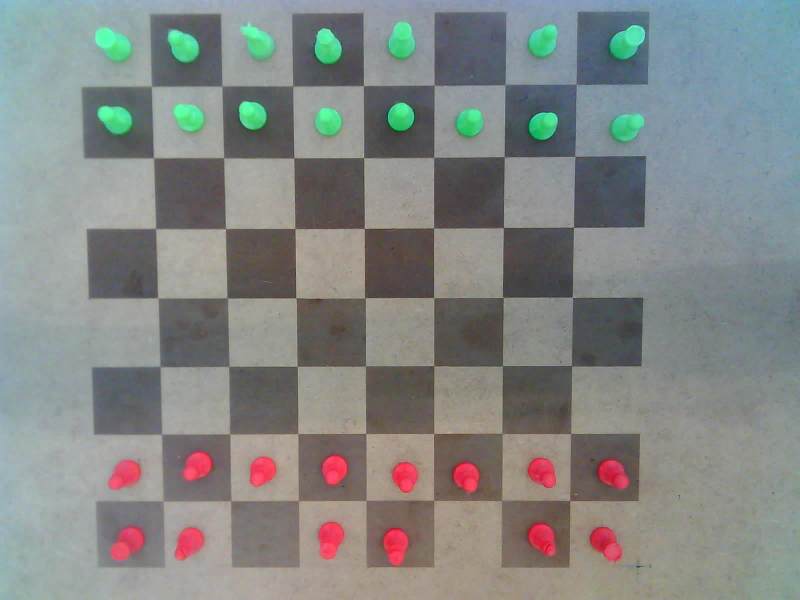
#> input picture chess.jpg, 1600 x 1200 px (shown at 1/2 size); its folder holds 5 pictures in this run
$ python -i computervision.py   (imports and definitions only)
#> lines starting #> are read from the running program, lines starting #| are printed output that depends on the picture
import numpy as np
import cv2
import numpy as np
from math import floor
import imutils
import os

"""lower_green = np.array([36, 60, 60])
upper_green = np.array([86, 255, 255])
"""
lower_red = np.array([0, 60, 60])
upper_red = np.array([10, 255, 255])

lower_red2 = np.array([170, 60, 60])
upper_red2 = np.array([180, 255, 255])

lower_green = np.array([50, 60, 60])
upper_green = np.array([70, 255, 255])

"""lower_red = np.array([0, 100, 100])
upper_red = np.array([10, 255, 255])"""

def try_range(square):
    global res
    hsv = cv2.cvtColor(square, cv2.COLOR_BGR2HSV)

    mask_green =  cv2.inRange(hsv, lower_green, upper_green)
    hasGreen = np.sum(mask_green)

    mask_red =  cv2.inRange(hsv, lower_red, upper_red)
    hasRed = np.sum(mask_red)

    mask_red2 =  cv2.inRange(hsv, lower_red2, upper_red2)
    hasRed2 = np.sum(mask_red2)

    if hasGreen > 750 or hasRed > 500 or hasRed2 > 500:
        res += "x"
    else:
        res += '.'

def get_move_from_player():
    cropXBegin = 60
    cropXEnd = 76
    cropYTop = 22
    cropYBottom = 36
    nline = 7
    ncol = 7

    img = cv2.imread("./chess.jpg")
#> img is the input picture: shape (1200, 1600, 3); mean B, G, R 132.7, 134.8, 131.5
    img = imutils.rotate_bound(img, -3)
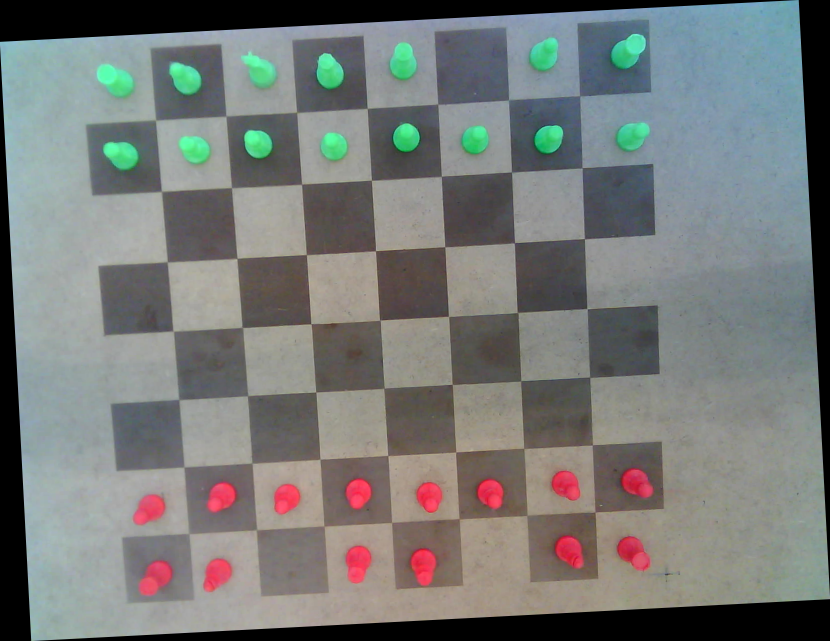
#> img: shape (1282, 1660, 3) (shown at 1/2 size); mean B, G, R 119.8, 121.6, 118.7
    img = img[cropYTop:img.shape[0] - cropYBottom, cropXBegin:img.shape[1] - cropXEnd, :]
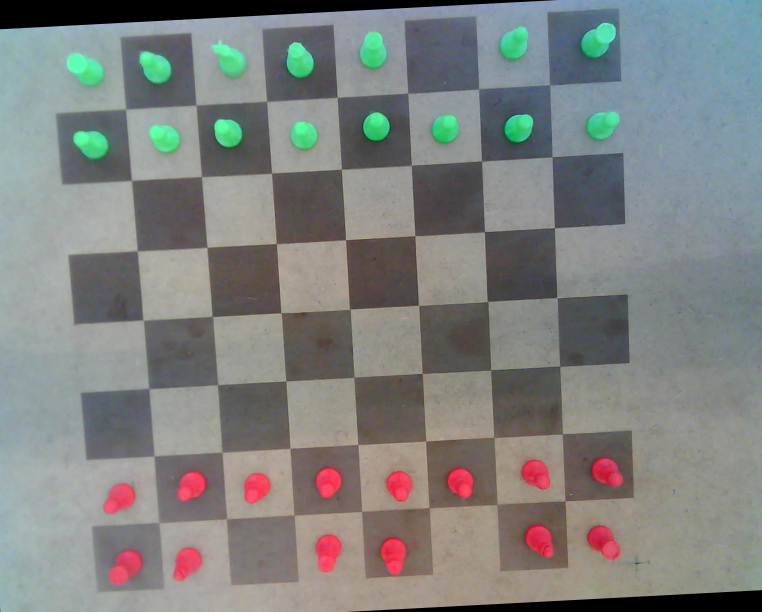
#> img: shape (1224, 1524, 3) (shown at 1/2 size); mean B, G, R 127.5, 129.7, 127.5
    img = cv2.rotate(img, cv2.ROTATE_180)
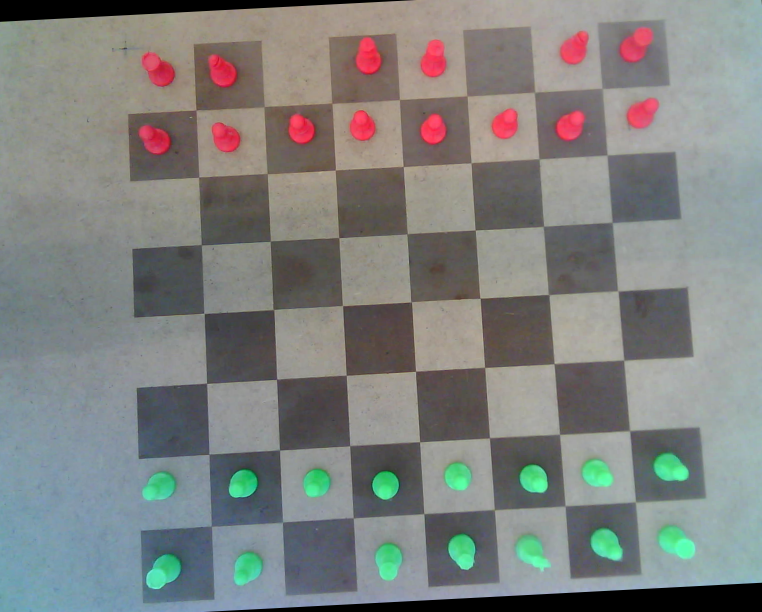
#> img: shape (1224, 1524, 3) (shown at 1/2 size); mean B, G, R 127.5, 129.7, 127.5

    criteria = (cv2.TERM_CRITERIA_EPS + cv2.TERM_CRITERIA_MAX_ITER, 30, 0.001)

    gray = cv2.cvtColor(img, cv2.COLOR_BGR2GRAY)
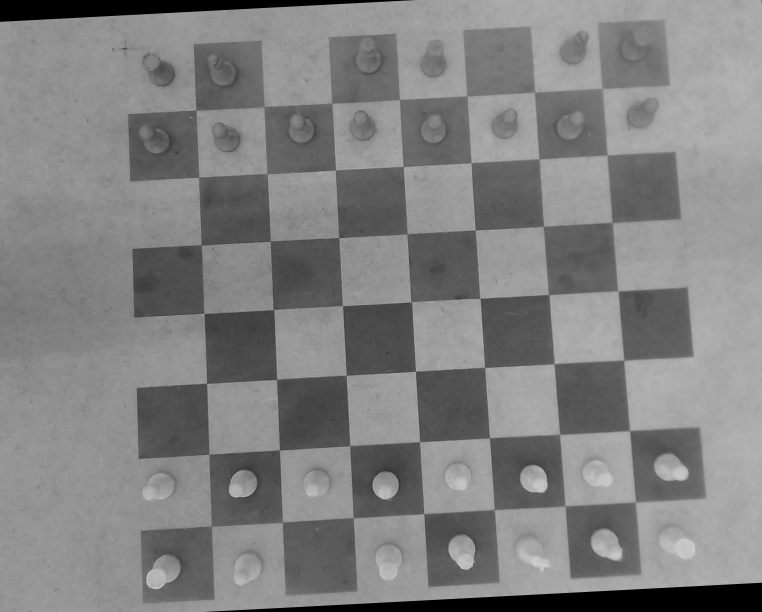
#> gray: shape (1224, 1524) (shown at 1/2 size); min 0, max 213, mean 128.8

    board = img

    x_list = []
    y_list = []

    if os.path.exists('./square_indices.txt'):
        with open('./square_indices.txt', 'r') as f:
#> (reads square_indices.txt from the repository)
                is_x = True
                for line in f:
                    coord = line[:-1]
                    if is_x:
                        x_list.append(int(coord))
                    else:
                        y_list.append(int(coord))
                    is_x = not is_x
    else:
        ret, corners = cv2.findChessboardCorners(gray, (nline, ncol), None)
        corners2 = cv2.cornerSubPix(gray, corners, (11, 11), (-1, -1), criteria)

        with open('square_indices.txt', 'w') as f:
            for coord in corners2:
                x_list.append(coord[0][1])
                y_list.append(coord[0][0])
                f.write("%d\n" % floor(coord[0][1]))
                f.write("%d\n" % floor(coord[0][0]))

    print(list(zip(x_list, y_list)))

    reduce_cell = 2

    cell_nbr = 0
    from_x = 0
    until_x = 0
    from_y = 0
    until_y = 0
    i = 0

    res = ""
    previous_x = []
    while cell_nbr < 8:
        if cell_nbr % 8 == 0:
            from_y = 0
        else:
            from_y = y_list[i-1]
        if (cell_nbr + 1) % 8 == 0:
            until_y = board.shape[0]
            until_x = x_list[i - 1]
            i += 1
        else:
            until_y = y_list[i]
            until_x = x_list[i]
            i += 1
        previous_x.append(until_x)
        square = board[floor(from_x) + reduce_cell : floor(until_x) - reduce_cell, floor(from_y) + reduce_cell : floor(until_y) - reduce_cell, :]
        try_range(square)
        cell_nbr += 1
#> this loop made 1 pass
#> (hasGreen in try_range, hasRed in try_range, hasRed2 in try_range) on pass 1: (0, 0, 0)
#> after the loop, cell_nbr = 0; i = 1; previous_x = [24]

    print(res)
    cell_nbr = 0
    i = 7
    j = 0
    while cell_nbr < 8:
        from_x = previous_x[j]
        if cell_nbr % 8 == 0:
            from_y = 0
        else:
            from_y = y_list[i-1]
        if (cell_nbr + 1) % 8 == 0:
            until_y = board.shape[0]
            until_x = x_list[i - 1]
            i += 1
        else:
            until_y = y_list[i]
            until_x = x_list[i]
            i += 1
        previous_x[j] = until_x
        j += 1
        square = board[floor(from_x) + reduce_cell : floor(until_x) - reduce_cell, floor(from_y) + reduce_cell : floor(until_y) - reduce_cell, :]
        try_range(square)
        cell_nbr += 1

    print(res)
    cell_nbr = 0
    i = 14
    j = 0
    while cell_nbr < 8:
        from_x = previous_x[j]
        if cell_nbr % 8 == 0:
            from_y = 0
        else:
            from_y = y_list[i-1]
        if (cell_nbr + 1) % 8 == 0:
            until_y = board.shape[0]
            until_x = x_list[i - 1]
            i += 1
        else:
            until_y = y_list[i]
            until_x = x_list[i]
            i += 1
        previous_x[j] = until_x
        j += 1
        square = board[floor(from_x) + reduce_cell : floor(until_x) - reduce_cell, floor(from_y) + reduce_cell : floor(until_y) - reduce_cell, :]
        try_range(square)
        cell_nbr += 1

    cell_nbr = 0
    i = 21
    j = 0
    while cell_nbr < 8:
        from_x = previous_x[j]
        if cell_nbr % 8 == 0:
            from_y = 0
        else:
            from_y = y_list[i-1]
        if (cell_nbr + 1) % 8 == 0:
            until_y = board.shape[0]
            until_x = x_list[i - 1]
            i += 1
        else:
            until_y = y_list[i]
            until_x = x_list[i]
            i += 1
        previous_x[j] = until_x
        j += 1
        square = board[floor(from_x) + reduce_cell : floor(until_x) - reduce_cell, floor(from_y) + reduce_cell : floor(until_y) - reduce_cell, :]
        try_range(square)
        cell_nbr += 1

    cell_nbr = 0
    i = 28
    j = 0
    while cell_nbr < 8:
        from_x = previous_x[j]
        if cell_nbr % 8 == 0:
            from_y = 0
        else:
            from_y = y_list[i-1]
        if (cell_nbr + 1) % 8 == 0:
            until_y = board.shape[0]
            until_x = x_list[i - 1]
            i += 1
        else:
            until_y = y_list[i]
            until_x = x_list[i]
            i += 1
        previous_x[j] = until_x
        j += 1
        square = board[floor(from_x) + reduce_cell : floor(until_x) - reduce_cell, floor(from_y) + reduce_cell : floor(until_y) - reduce_cell, :]
        try_range(square)
        cell_nbr += 1

    cell_nbr = 0
    i = 35
    j = 0
    while cell_nbr < 8:
        from_x = previous_x[j]
        if cell_nbr % 8 == 0:
            from_y = 0
        else:
            from_y = y_list[i-1]
        if (cell_nbr + 1) % 8 == 0:
            until_y = board.shape[0]
            until_x = x_list[i - 1]
            i += 1
        else:
            until_y = y_list[i]
            until_x = x_list[i]
            i += 1
        previous_x[j] = until_x
        j += 1
        square = board[floor(from_x) + reduce_cell : floor(until_x) - reduce_cell, floor(from_y) + reduce_cell : floor(until_y) - reduce_cell, :]
        try_range(square)
        cell_nbr += 1


    cell_nbr = 0
    i = 42
    j = 0
    while cell_nbr < 8:
        from_x = previous_x[j]
        if cell_nbr % 8 == 0:
            from_y = 0
        else:
            from_y = y_list[i-1]
        if (cell_nbr + 1) % 8 == 0:
            until_y = board.shape[0]
            until_x = x_list[i - 1]
            i += 1
        else:
            until_y = y_list[i]
            until_x = x_list[i]
            i += 1
        previous_x[j] = until_x
        j += 1
        square = board[floor(from_x) + reduce_cell : floor(until_x) - reduce_cell, floor(from_y) + reduce_cell : floor(until_y) - reduce_cell, :]
        try_range(square)
        cell_nbr += 1

    cell_nbr = 0
    i = 42
    j = 0
    while cell_nbr < 8:
        from_x = previous_x[j]
        j += 1
        if cell_nbr % 8 == 0:
            from_y = 0
        else:
            from_y = y_list[i-1]
        if (cell_nbr + 1) % 8 == 0:
            until_y = board.shape[0]
            until_x = board.shape[1]
            i += 1
        else:
            until_y = y_list[i]
            until_x = board.shape[1]
            i += 1
        square = board[floor(from_x) + reduce_cell : floor(until_x) - reduce_cell, floor(from_y) + reduce_cell : floor(until_y) - reduce_cell, :]
        try_range(square)
        cell_nbr += 1

    return res

#> (the run stopped early here; a loop or call above may not have finished)
